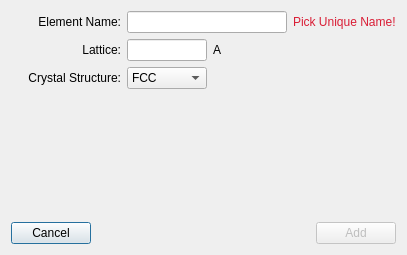
<?xml version="1.0" encoding="UTF-8"?>
<ui version="4.0">
 <class>Dialog</class>
 <widget class="QDialog" name="Dialog">
  <property name="windowModality">
   <enum>Qt::WindowModal</enum>
  </property>
  <property name="geometry">
   <rect>
    <x>0</x>
    <y>0</y>
    <width>407</width>
    <height>255</height>
   </rect>
  </property>
  <property name="windowTitle">
   <string>Dialog</string>
  </property>
  <layout class="QVBoxLayout" name="verticalLayout">
   <item>
    <layout class="QHBoxLayout" name="horizontalLayout_2">
     <item>
      <widget class="QLabel" name="label">
       <property name="minimumSize">
        <size>
         <width>110</width>
         <height>0</height>
        </size>
       </property>
       <property name="maximumSize">
        <size>
         <width>110</width>
         <height>16777215</height>
        </size>
       </property>
       <property name="text">
        <string>Element Name:</string>
       </property>
       <property name="alignment">
        <set>Qt::AlignRight|Qt::AlignTrailing|Qt::AlignVCenter</set>
       </property>
      </widget>
     </item>
     <item>
      <widget class="QLineEdit" name="element_name"/>
     </item>
     <item>
      <widget class="QLabel" name="element_name_error">
       <property name="text">
        <string>&lt;html&gt;&lt;head/&gt;&lt;body&gt;&lt;p&gt;&lt;span style=&quot; color:#d91d35;&quot;&gt;Pick Unique Name!&lt;/span&gt;&lt;/p&gt;&lt;/body&gt;&lt;/html&gt;</string>
       </property>
      </widget>
     </item>
    </layout>
   </item>
   <item>
    <layout class="QHBoxLayout" name="horizontalLayout_3">
     <item>
      <widget class="QLabel" name="label_2">
       <property name="minimumSize">
        <size>
         <width>110</width>
         <height>0</height>
        </size>
       </property>
       <property name="maximumSize">
        <size>
         <width>110</width>
         <height>16777215</height>
        </size>
       </property>
       <property name="layoutDirection">
        <enum>Qt::LeftToRight</enum>
       </property>
       <property name="text">
        <string>Lattice:</string>
       </property>
       <property name="alignment">
        <set>Qt::AlignRight|Qt::AlignTrailing|Qt::AlignVCenter</set>
       </property>
      </widget>
     </item>
     <item>
      <widget class="QLineEdit" name="lattice">
       <property name="minimumSize">
        <size>
         <width>80</width>
         <height>0</height>
        </size>
       </property>
       <property name="maximumSize">
        <size>
         <width>80</width>
         <height>16777215</height>
        </size>
       </property>
      </widget>
     </item>
     <item>
      <widget class="QLabel" name="angstroms_label">
       <property name="text">
        <string>A</string>
       </property>
      </widget>
     </item>
     <item>
      <spacer name="horizontalSpacer_3">
       <property name="orientation">
        <enum>Qt::Horizontal</enum>
       </property>
       <property name="sizeHint" stdset="0">
        <size>
         <width>40</width>
         <height>20</height>
        </size>
       </property>
      </spacer>
     </item>
    </layout>
   </item>
   <item>
    <layout class="QHBoxLayout" name="horizontalLayout_4">
     <item>
      <widget class="QLabel" name="label_3">
       <property name="minimumSize">
        <size>
         <width>110</width>
         <height>0</height>
        </size>
       </property>
       <property name="maximumSize">
        <size>
         <width>110</width>
         <height>16777215</height>
        </size>
       </property>
       <property name="layoutDirection">
        <enum>Qt::LeftToRight</enum>
       </property>
       <property name="text">
        <string>Crystal Structure:</string>
       </property>
       <property name="alignment">
        <set>Qt::AlignRight|Qt::AlignTrailing|Qt::AlignVCenter</set>
       </property>
      </widget>
     </item>
     <item>
      <widget class="QComboBox" name="crystal_structure">
       <property name="sizePolicy">
        <sizepolicy hsizetype="Expanding" vsizetype="Fixed">
         <horstretch>0</horstretch>
         <verstretch>0</verstretch>
        </sizepolicy>
       </property>
       <property name="minimumSize">
        <size>
         <width>80</width>
         <height>0</height>
        </size>
       </property>
       <property name="maximumSize">
        <size>
         <width>80</width>
         <height>16777215</height>
        </size>
       </property>
       <item>
        <property name="text">
         <string>FCC</string>
        </property>
       </item>
       <item>
        <property name="text">
         <string>BCC</string>
        </property>
       </item>
      </widget>
     </item>
     <item>
      <spacer name="horizontalSpacer_2">
       <property name="orientation">
        <enum>Qt::Horizontal</enum>
       </property>
       <property name="sizeHint" stdset="0">
        <size>
         <width>40</width>
         <height>20</height>
        </size>
       </property>
      </spacer>
     </item>
    </layout>
   </item>
   <item>
    <spacer name="verticalSpacer">
     <property name="orientation">
      <enum>Qt::Vertical</enum>
     </property>
     <property name="sizeHint" stdset="0">
      <size>
       <width>20</width>
       <height>83</height>
      </size>
     </property>
    </spacer>
   </item>
   <item>
    <layout class="QHBoxLayout" name="horizontalLayout">
     <item>
      <widget class="QPushButton" name="cancel">
       <property name="text">
        <string>Cancel</string>
       </property>
      </widget>
     </item>
     <item>
      <spacer name="horizontalSpacer">
       <property name="orientation">
        <enum>Qt::Horizontal</enum>
       </property>
       <property name="sizeHint" stdset="0">
        <size>
         <width>40</width>
         <height>20</height>
        </size>
       </property>
      </spacer>
     </item>
     <item>
      <widget class="QPushButton" name="add">
       <property name="enabled">
        <bool>false</bool>
       </property>
       <property name="text">
        <string>Add</string>
       </property>
      </widget>
     </item>
    </layout>
   </item>
  </layout>
 </widget>
 <resources/>
 <connections>
  <connection>
   <sender>add</sender>
   <signal>clicked()</signal>
   <receiver>Dialog</receiver>
   <slot>add_clicked()</slot>
   <hints>
    <hint type="sourcelabel">
     <x>321</x>
     <y>225</y>
    </hint>
    <hint type="destinationlabel">
     <x>183</x>
     <y>126</y>
    </hint>
   </hints>
  </connection>
  <connection>
   <sender>cancel</sender>
   <signal>clicked()</signal>
   <receiver>Dialog</receiver>
   <slot>cancel_clicked()</slot>
   <hints>
    <hint type="sourcelabel">
     <x>52</x>
     <y>225</y>
    </hint>
    <hint type="destinationlabel">
     <x>183</x>
     <y>126</y>
    </hint>
   </hints>
  </connection>
  <connection>
   <sender>lattice</sender>
   <signal>textChanged(QString)</signal>
   <receiver>Dialog</receiver>
   <slot>lattice_changed()</slot>
   <hints>
    <hint type="sourcelabel">
     <x>170</x>
     <y>59</y>
    </hint>
    <hint type="destinationlabel">
     <x>183</x>
     <y>126</y>
    </hint>
   </hints>
  </connection>
  <connection>
   <sender>element_name</sender>
   <signal>textChanged(QString)</signal>
   <receiver>Dialog</receiver>
   <slot>element_name_changed()</slot>
   <hints>
    <hint type="sourcelabel">
     <x>179</x>
     <y>92</y>
    </hint>
    <hint type="destinationlabel">
     <x>183</x>
     <y>126</y>
    </hint>
   </hints>
  </connection>
 </connections>
 <slots>
  <slot>lattice_changed()</slot>
  <slot>element_name_changed()</slot>
  <slot>cancel_clicked()</slot>
  <slot>add_clicked()</slot>
 </slots>
</ui>
